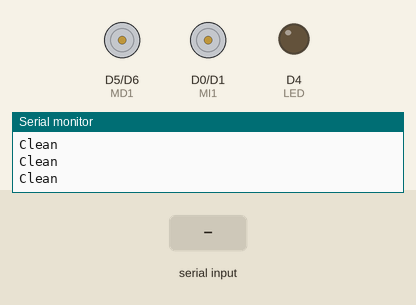
Recording of a sketch running on a simulated ESP8266 (NodeMCU). Shown: motor-driver pin pairs drawn as motors (green arrow = first pin HIGH = forward, orange = second pin HIGH = backward, longer = more drive), output pins drawn as LEDs (lit = HIGH), the last lines printed to the serial monitor. The inputs (shaded band) are chosen by the test bench.

Above: at 1.2 s.
1.3 s: "1" received over the second serial link
At 1.4 s:
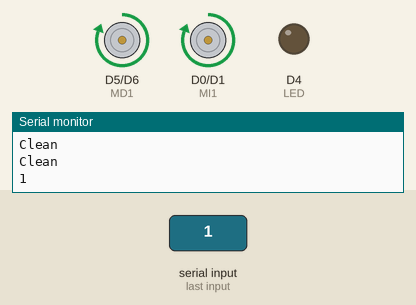
3.0 s: "2" received over the second serial link
At 3.1 s:
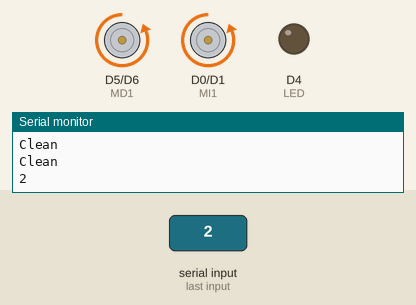
4.7 s: "3" received over the second serial link
At 4.8 s:
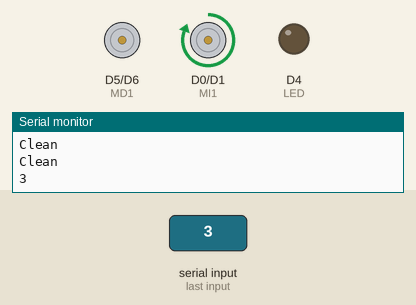
6.4 s: "4" received over the second serial link
At 6.5 s:
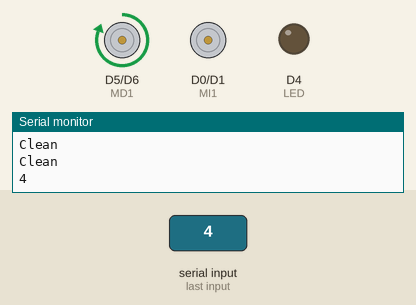
Timing chart, 0 to 9.1 s (numbered marks = the images above; inputs shaded):
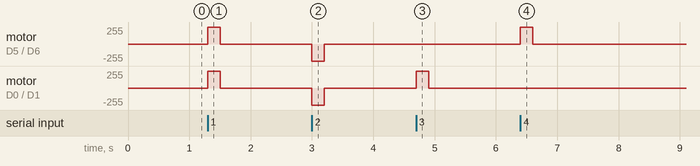

The sketch:

BluetoothTest.ino
```cpp
#include <SoftwareSerial.h>
SoftwareSerial btSerial(D2, D3); // RX,
int MI1 = D0;
int MI2 = D1;
int MD1 = D5;
int MD2 = D6;
int LED = D4;
unsigned long lastMsg = 0;

void setup() {
 Serial.begin(9600); /* Define baud rate for serial communication */
 pinMode(LED, OUTPUT);
 pinMode(MI1, OUTPUT);
 pinMode(MI2, OUTPUT);
 pinMode(MD1, OUTPUT);
 pinMode(MD2, OUTPUT);
 btSerial.begin(9600);
 Serial.println("Started...");

}

void loop() {
  unsigned long now = millis();
  if ( btSerial.available())
  {
        char data_received;
        char last_received;
        data_received = btSerial.read();  /* Data received from bluetooth */
        if (data_received == '1') //adelante
        {
         digitalWrite(MI1, HIGH);
         digitalWrite(MI2, LOW);
         digitalWrite(MD1, HIGH);
         digitalWrite(MD2, LOW);
         //Serial.write("Adelante\n");
        }
        else if (data_received == '2') //atras
        {
         digitalWrite(MI1, LOW);
         digitalWrite(MI2, HIGH);
         digitalWrite(MD1, LOW);
         digitalWrite(MD2, HIGH);
         //Serial.write("Atras\n");
        }
        else if (data_received == '3') //derecha
        {
         digitalWrite(MI1, HIGH);
         digitalWrite(MI2, LOW);
         digitalWrite(MD1, LOW);
         digitalWrite(MD2, LOW);
         //Serial.write("Derecha\n");
        }
        else if (data_received == '4') //izquierda
        {
         digitalWrite(MI1, LOW);
         digitalWrite(MI2, LOW);
         digitalWrite(MD1, HIGH);
         digitalWrite(MD2, LOW);
         //Serial.write("Izquierda\n");
        }
        Serial.println( data_received);
         lastMsg = now;

  }
  else  /* If data is no available on serial port */
  {
    if ( (now - lastMsg ) > 200 )
    {
         lastMsg = now;
         digitalWrite(MI1, LOW);
         digitalWrite(MI2, LOW);
         digitalWrite(MD1, LOW);
         digitalWrite(MD2, LOW);
         Serial.println("Clean");

    }
  }

}
```

Measured:
- after the input at 1.3 s, motor on D5 (MD1) / D6 (MD2), motor on D0 (MI1) / D1 (MI2): stopped → forward 255/255 at once, → stopped 0.20 s later
- after the input at 3.0 s, motor on D5 (MD1) / D6 (MD2), motor on D0 (MI1) / D1 (MI2): stopped → backward 255/255 at once, → stopped 0.20 s later
- after the input at 4.7 s, motor on D0 (MI1) / D1 (MI2): stopped → forward 255/255 at once, → stopped 0.20 s later
- after the input at 6.4 s, motor on D5 (MD1) / D6 (MD2): stopped → forward 255/255 at once, → stopped 0.20 s later
